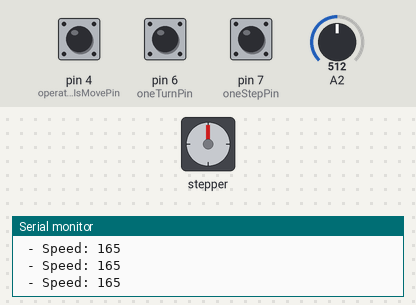
A sketch run on a simulated Arduino Nano, built with avr-gcc and run on an emulated ATmega328P. On the bench: stepper motor, the last lines printed to the serial monitor. Inputs (shaded band) come from the test bench; at power-on: pin 6 (oneTurnPin) HIGH, A2 = 512, pin 4 (operationIsMovePin) HIGH, pin 7 (oneStepPin) HIGH. Stepper angles assume 200 steps per turn.

Above: at 1.2 s.
1.3 s: pin 6 (oneTurnPin) pulled LOW for 0.15 s
At 1.96 s:
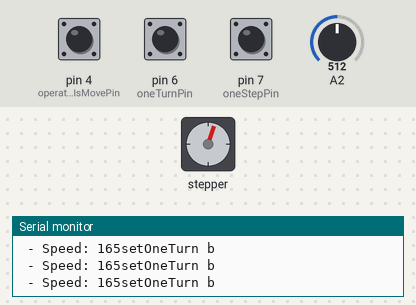
At 2.57 s:
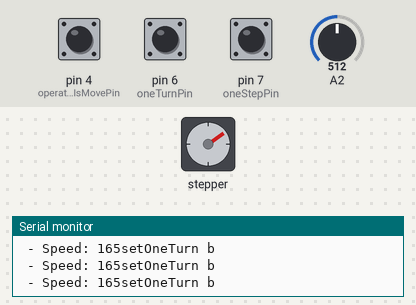
4.3 s: A2 set to 306
At 4.69 s:
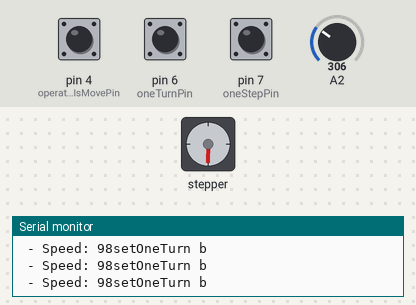
7.3 s: pin 4 (operationIsMovePin) pulled LOW for 0.15 s
At 8.06 s:
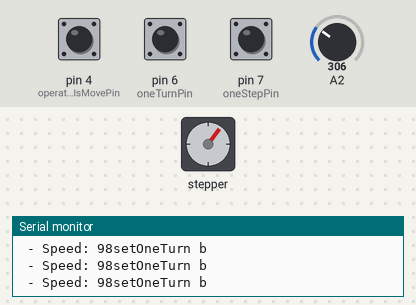
10.3 s: pin 7 (oneStepPin) pulled LOW for 0.15 s
13.3 s: pin 4 (operationIsMovePin) pulled LOW for 1 s
17.3 s: pin 6 (oneTurnPin) pulled LOW for 1 s
Timing chart, 0 to 22.3 s (numbered marks = the images above; inputs shaded):
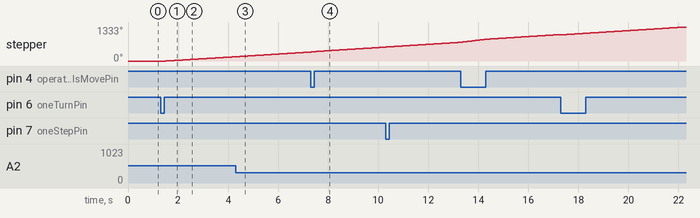

Measured:
- after the input at 1.3 s, stepper: keeps turning clockwise at about 60°/s, starting after 0.22 s

The sketch:

maquina_distancia.ino
```cpp
#include <Stepper.h>
#include <Ultrasonic.h>

const int stepsPerRevolution = 200;  // change this to fit the number of steps per revolution
const int halfRevolution = stepsPerRevolution/2;
const int quarterRevolution = stepsPerRevolution/4;
const byte RX                 = 0;
const byte TX                 = 1;
const byte hcsr04Trigger      = 2;
const byte hcsr04Echo         = 3;
//const byte directionPin       = 3; // botao
const byte operationIsMovePin = 4; // on-off
const byte oneTurnPin         = 6; //botao
const byte oneStepPin         = 7; // botao
const byte stepperIN1         = 8;
const byte stepperIN2         = 9;
const byte stepperIN3         = 10;
const byte stepperIN4         = 11;
const byte switchUpPin        = 12;
const byte switchDownPin      = 13;
const byte sharpIRa           = A0;
const byte sharpIRb           = A1;
const byte speed              = A2;
const byte livre3             = A3;
const byte livre4             = A4;
const byte livre5             = A5;
const byte livre6             = A6;
const byte livre7             = A7;


long directionTime            = 0;
long oneTurnPinTime           = 0;
long oneStepPinTime           = 0;

int oneTurnCount              = 0;

boolean estaSubindo           = 1;
boolean switchUp              = 0;
boolean switchDown            = 0;
boolean operationIsWait       = 1;

boolean directionChangeBySwitch = 0; // set true while direction didnt change yet
long stepCount = 0;  // number of steps the motor has taken

int speedPinRead              = 560;
int motorSpeed                = 60;

String serialString;


// initialize the stepper library on pins 8 through 11:
Stepper myStepper(stepsPerRevolution, stepperIN1, stepperIN2, stepperIN3, stepperIN4);
Ultrasonic ultrasonic(hcsr04Trigger, hcsr04Echo);
float getMaxSpeed();

static float rpm = getMaxSpeed();

void setup() {

  Serial.begin(9600);
  //analogReference(INTERNAL); // aref pin fica sem nada - 1.1V
  Serial.println("setup");
  // stepper functions -- o !->not  serve para inverter a logica do INPUT_PULLUP
  pinMode(LED_BUILTIN,        OUTPUT);
//  pinMode(directionPin,       INPUT_PULLUP);

  pinMode(operationIsMovePin, INPUT_PULLUP);
  pinMode(oneTurnPin,         INPUT_PULLUP);
  pinMode(oneStepPin,         INPUT_PULLUP);

  pinMode(switchUpPin, INPUT_PULLUP);
  pinMode(switchDownPin, INPUT_PULLUP);
}


void loop() {
//  Serial.println("loop");
  // stepper functions
  setLed(); // activate led
  setSpeed();      // Velocidade - ligar potenciometro - pino analogico A2
//  setDirection();  // Sentido - ligar botaoA/B - pino digital 4
  setOperation();  // Modo - 1 volta / constante - pino digital 5
  setOneTurn();    // Ativa 1 volta - botao click - pino digital 6
  setOneStep();    // Ativa 1 step - botao click - pino digital 7
  Serial.println("");
}

void setOneTurn(){
  if( (1-!digitalRead(operationIsMovePin))&&(!digitalRead(oneTurnPin))&&( (millis()-oneTurnPinTime) > 1000)  ){
    oneTurnCount += (1+2*((byte)estaSubindo-1))*stepsPerRevolution;
    oneTurnPinTime = millis();
    Serial.println("setOneTurn a");
//    Serial.print(":(1+2*((byte)estaSubindo-1))"); Serial.print((1+2*((byte)estaSubindo-1)));
//    Serial.print(":(1+2*(estaSubindo-1))"); Serial.print((1+2*(estaSubindo-1)));
//    Serial.print(":(1+2*(estaSubindo-1))*2"); Serial.print((1+2*(estaSubindo-1))*2);
//    Serial.print(":(1+2*((byte)estaSubindo-1))*2"); Serial.print((1+2*(estaSubindo-1))*2);
Serial.print("(1-!digitalRead(operationIsMovePin)): "); Serial.println((1-!digitalRead(operationIsMovePin)));
Serial.print("(!digitalRead(oneTurnPin)): "); Serial.println((!digitalRead(oneTurnPin)));
Serial.print("( (millis()-oneTurnPinTime) > 1000): "); Serial.println(( (millis()-oneTurnPinTime) > 1000));
Serial.print("millis(): "); Serial.println(millis());
Serial.print("oneTurnPinTime: "); Serial.println(oneTurnPinTime);
Serial.print("((millis()-oneTurnPinTime)): "); Serial.println(((millis()-oneTurnPinTime)));


  }
  if(oneTurnCount > 0){
    myStepper.step((1+2*((byte)estaSubindo-1)));
    oneTurnCount  +=(1+2*((byte)estaSubindo-1));
    stepCount     += (1+2*((byte)estaSubindo-1));
    Serial.println("setOneTurn b");
  }
}

void setOneStep(){
  if( ((millis()-oneStepPinTime) > 1000)&&(!digitalRead(oneStepPin)) ){
    myStepper.step( (1)*(1-!digitalRead(operationIsMovePin))*(1+2*((byte)estaSubindo-1))*(!digitalRead(oneStepPin)) );
    stepCount = stepCount + (1)*(1-!digitalRead(operationIsMovePin))*(1+2*((byte)estaSubindo-1))*(!digitalRead(oneStepPin));
    Serial.println("setOneStep");
  }
}

void setOperation(){
      // step 1/100 of a revolution:
    myStepper.step( (stepsPerRevolution/100)*(!digitalRead(operationIsMovePin))*(1+2*((byte)estaSubindo-1)) ); // anda 1%
    stepCount = stepCount + (stepsPerRevolution/100)*(!digitalRead(operationIsMovePin))*(1+2*((byte)estaSubindo-1));
    if((!digitalRead(operationIsMovePin))){
      Serial.println("setOperation c");
    }
}

//void setDirection(){
////  if( !digitalRead(switchUpPin)&&(!directionChangeBySwitch) ){ // ativa mudanca de direcao e comeca a ignorarar switch ativado
////    directionChangeBySwitch = true;
////    estaSubindo = !estaSubindo;
////  }
//
//  if( ( (!digitalRead(switchUpPin))||(!digitalRead(switchDownPin)) )&&(!directionChangeBySwitch) ){ // ativa mudanca de direcao e comeca a ignorarar switch ativado
//    directionChangeBySwitch = true;
//    estaSubindo = !estaSubindo;
//  }
//  if( ( (digitalRead(switchUpPin))&&(digitalRead(switchDownPin)) )&&(directionChangeBySwitch) ){ // se switch desativado e mudanca ja comecou, confirma mudanca
//    directionChangeBySwitch = false;
//    Serial.println("setDirection b");
//  }
////  if( ( ( millis() - directionTime ) > 500 )&&(!digitalRead(directionPin)) ){ // mudanca de direcao porque apertou o botao
////    estaSubindo = !estaSubindo;
////    directionTime = millis();
////  }
//  Serial.print("setDirection: "); Serial.print(estaSubindo?"Cima":"Baixo");
//}

float getMaxSpeed(){
  float pps = 1100; // 1100pps-3.2kgf.cm -- 1200pps-2.2kgf.cm -- pulses per second
  float degree_per_step = 1.8;
  float steps_per_turn = 360/degree_per_step;
  float rpm = (pps/steps_per_turn)*60;
  return rpm;
}

void setSpeed(){
  speedPinRead = analogRead(A2); // tem que alimentar com 1.1v ou fazer um divisor
  motorSpeed = map(speedPinRead, 0, 1023, 0, rpm);
    // set the motor speed:
  if (motorSpeed > 0) {
    myStepper.setSpeed(motorSpeed);
    Serial.print(" - Speed: "); Serial.print(motorSpeed);
  }
}


void serialRead(){
  while(Serial.available()){
    serialString = Serial.readString();
  }
  if(!serialString.compareTo("caramba")){
    Serial.print("testeok");
  }
  // sobe e para no switch - velocidade alta
  // desce e para no switch - velocidade alta
  // calibrar - vai ate embaixo, encontra o switch inferior e sobe ate o de cima - velocidade baixa
  // medir(tipo,intervalo) - sobe rapido ate o switch, e desce lento fazendo medicoes do modelo com o intervalo, depois sobe lento fazendo as mesmas medidas, depois desce rapido
  // numero - se for numero anda os estepes levando em consideracao o sinal


}

bool switchUpIsOn(){
  return !digitalRead(switchUpPin);
}

bool switchDownIsOn(){
  return !digitalRead(switchDownPin);
}

void setLed(){
    if(stepCount%180<90){
    digitalWrite(LED_BUILTIN, HIGH);
  }else{
    digitalWrite(LED_BUILTIN, LOW);
  }
}

int getSteps(){
  return stepCount;
}

float getAlturaMesaMM(){
  const float alturaMinima = 35.5;
  const float passo = 2400/800;
  return alturaMinima + stepCount/passo;
}

//int estaSubindo(){
//  return (1+2*((byte)estaSubindo-1);
//}

void calibrar(){
  myStepper.setSpeed(0.15*motorSpeed);
  estaSubindo = false;
  while (digitalRead(switchDownPin)){

  }
}

float getDistanciaUltrasomMm(){
  long microsec = ultrasonic.timing();
  return ultrasonic.convert(microsec, Ultrasonic::CM);
}

float getDistanciaUltrasomPol(){
  long microsec = ultrasonic.timing();
  return ultrasonic.convert(microsec, Ultrasonic::IN);
}


// fim de curso - verde comum... no- nc
```
